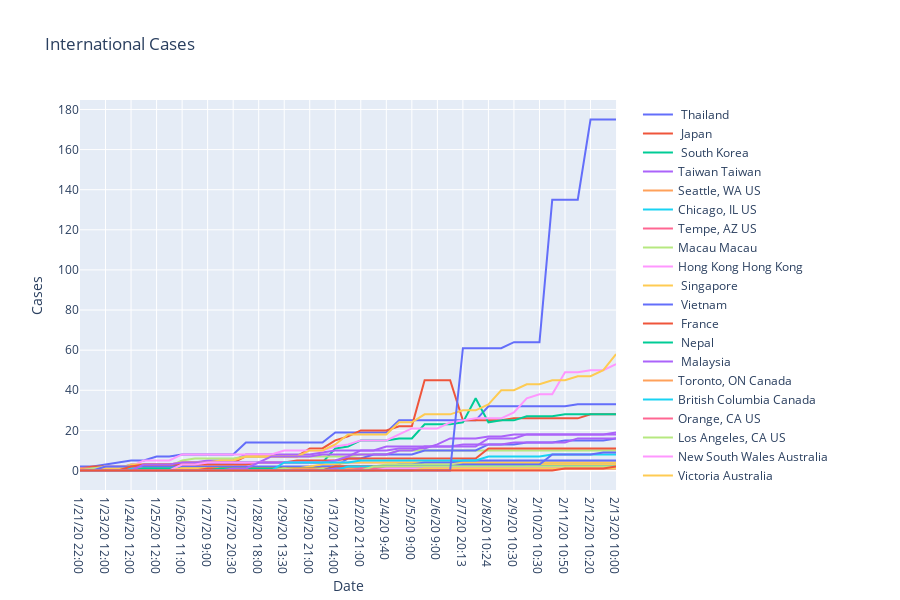

Notebook code cell kept with this figure:
### Code cell
import plotly.express as px


fig = px.line(final_df_international,title="International Cases", x="Date", y="Cases", color="name", line_group="name", hover_name="name",render_mode="svg")
fig.for_each_trace(lambda t: t.update(name=t.name.replace("name=", "")))
fig.show()
